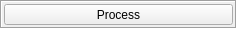
<?xml version="1.0" encoding="UTF-8"?>
<ui version="4.0">
 <class>RequestMenu</class>
 <widget class="QFrame" name="RequestMenu">
  <property name="geometry">
   <rect>
    <x>0</x>
    <y>0</y>
    <width>237</width>
    <height>29</height>
   </rect>
  </property>
  <property name="windowTitle">
   <string>Frame</string>
  </property>
  <property name="frameShape">
   <enum>QFrame::Box</enum>
  </property>
  <property name="frameShadow">
   <enum>QFrame::Sunken</enum>
  </property>
  <layout class="QVBoxLayout" name="verticalLayout">
   <property name="spacing">
    <number>2</number>
   </property>
   <property name="sizeConstraint">
    <enum>QLayout::SetNoConstraint</enum>
   </property>
   <property name="leftMargin">
    <number>2</number>
   </property>
   <property name="topMargin">
    <number>2</number>
   </property>
   <property name="rightMargin">
    <number>2</number>
   </property>
   <property name="bottomMargin">
    <number>2</number>
   </property>
   <item>
    <widget class="QPushButton" name="bt_processrequest">
     <property name="text">
      <string>Process</string>
     </property>
    </widget>
   </item>
  </layout>
 </widget>
 <resources/>
 <connections/>
</ui>
